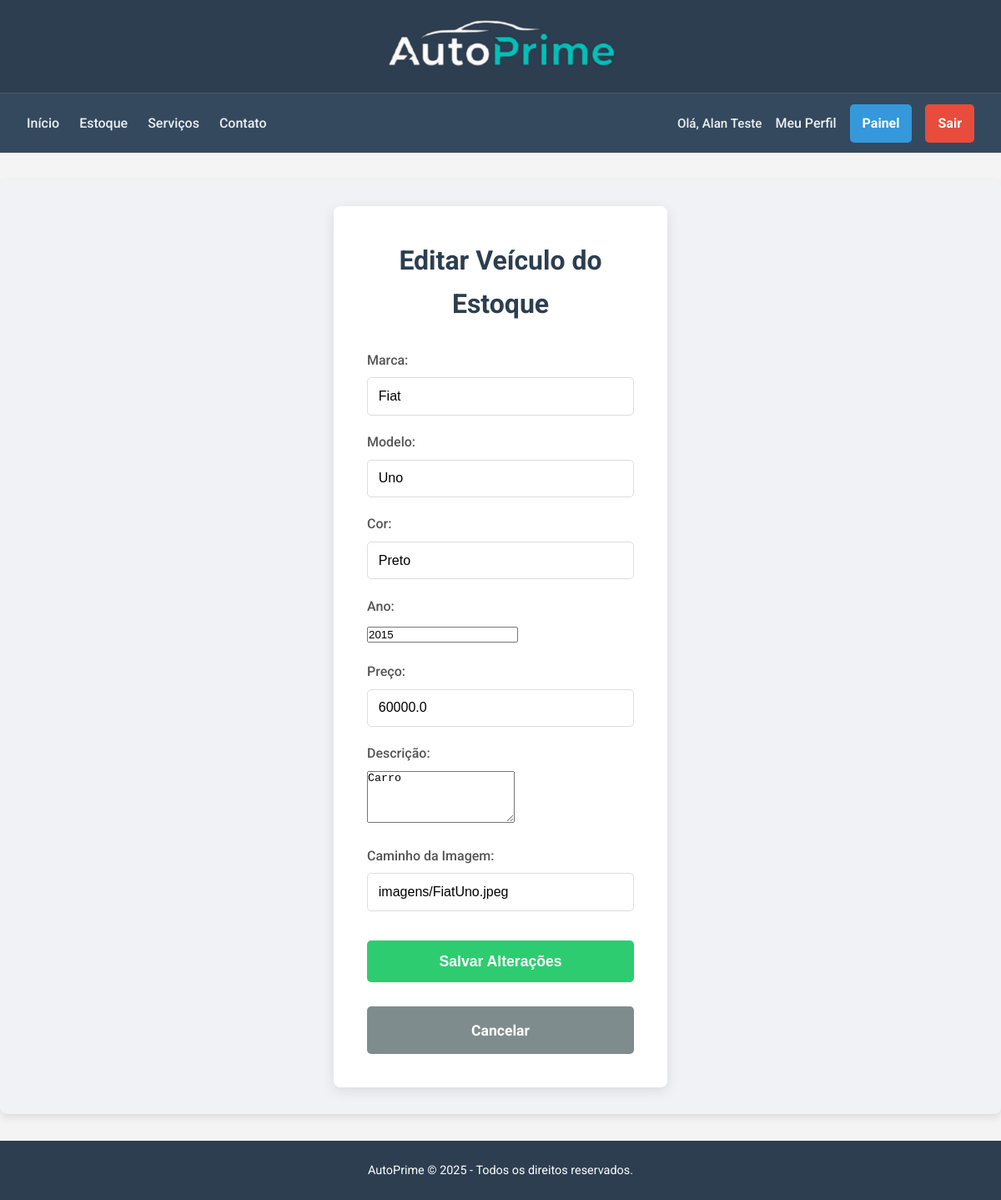
/admin/veiculos/editar/4 (signed in), run on the app's committed database.
### app.py (models this page shows)
class Estoque(db.Model):
    id = db.Column(db.Integer, primary_key=True)
    marca = db.Column(db.String(100), nullable=False)
    modelo = db.Column(db.String(100), nullable=False)
    ano = db.Column(db.Integer, nullable=False)
    preco = db.Column(db.Float, nullable=False)
    descricao = db.Column(db.Text, nullable=True)
    imagem_url = db.Column(db.String(200), nullable=False)
    cor = db.Column(db.String(50), nullable=False)
    status = db.Column(db.String(20), nullable=False, default='Disponível')

### app.py (the view, shortened to what this page needs)
@app.route('/admin/veiculos/editar/<int:veiculo_id>', methods=['GET', 'POST'])
@admin_required
def editar_veiculo(veiculo_id):
    veiculo = Estoque.query.get_or_404(veiculo_id)
    return render_template('editar_veiculo.html', veiculo=veiculo)

### app.py (called while the page is built)
def admin_required(f):
    @wraps(f)
    def decorated_function(*args, **kwargs):
        if not session.get('is_admin'):
            flash('Acesso negado. Você precisa ser um administrador para ver esta página.', 'error')
            return redirect(url_for('index'))
        return f(*args, **kwargs)
    return decorated_function

### templates/editar_veiculo.html (shortened to what this page needs)
{% extends "base.html" %}
{% block content %}
<main class="main-content form-page">
    <section class="form-section">
        <h2>Editar Veículo do Estoque</h2>
        <form action="{{ url_for('editar_veiculo', veiculo_id=veiculo.id) }}" method="POST" class="auth-form">
            <div class="form-group">
                <label for="marca">Marca:</label>
                <input type="text" id="marca" name="marca" required value="{{ veiculo.marca }}">
            </div>
            <div class="form-group">
                <label for="modelo">Modelo:</label>
                <input type="text" id="modelo" name="modelo" required value="{{ veiculo.modelo }}">
            </div>
            <div class="form-group">
                <label for="cor">Cor:</label>
                <input type="text" id="cor" name="cor" required value="{{ veiculo.cor }}">
            </div>
            <div class="form-group">
                <label for="ano">Ano:</label>
                <input type="number" id="ano" name="ano" required value="{{ veiculo.ano }}">
            </div>
            <div class="form-group">
                <label for="preco">Preço:</label>
                <input type="text" id="preco" name="preco" required value="{{ veiculo.preco }}">
            </div>
            <div class="form-group">
                <label for="descricao">Descrição:</label>
                <textarea id="descricao" name="descricao" rows="4">{{ veiculo.descricao }}</textarea>
            </div>
            <div class="form-group">
                <label for="imagem_url">Caminho da Imagem:</label>
                <input type="text" id="imagem_url" name="imagem_url" required value="{{ veiculo.imagem_url }}">
            </div>
            <button type="submit" class="btn btn-cadastro full-width">Salvar Alterações</button>
            <a href="{{ url_for('painel_admin') }}" class="btn btn-secondary full-width" style="margin-top: 10px;">Cancelar</a>
        </form>
    </section>
</main>
{% endblock %}

### static/css/style.css (style rules this page uses)
* { margin: 0; padding: 0; box-sizing: border-box; }
body { font-family: 'Roboto', sans-serif; line-height: 1.6; color: #333; background-color: #f4f4f4; display: flex; flex-direction: column; min-height: 100vh; }
.btn { display: inline-flex; justify-content: center; align-items: center; padding: 10px 15px; border-radius: 5px; text-decoration: none; font-weight: bold; transition: background-color 0.3s ease, color 0.3s ease; text-align: center; border: none; cursor: pointer; }
.btn-cadastro { background-color: #2ecc71; color: #fff; }
.btn-agendar, .btn-secondary { background-color: #34495e; color: white; }
.main-content { display: flex; flex-wrap: wrap; justify-content: center; gap: 2rem; padding: 2rem; max-width: 1200px; margin: 2rem auto; background-color: #fff; border-radius: 8px; box-shadow: 0 4px 10px rgba(0,0,0,0.1); flex-grow: 1; }

### static/css/form.css (style rules this page uses)
.form-page { display: flex; justify-content: center; align-items: center; min-height: 70vh; background-color: #f0f2f5; }
.form-section { background-color: #fff; padding: 2.5rem; border-radius: 8px; box-shadow: 0 4px 15px rgba(0,0,0,0.1); width: 100%; max-width: 400px; text-align: center; }
.form-section h2 { color: #2c3e50; margin-bottom: 1.8rem; font-size: 2rem; font-weight: 700; }
.auth-form { display: flex; flex-direction: column; gap: 1.2rem; }
.form-group { text-align: left; }
.form-group label { display: block; margin-bottom: 0.5rem; color: #555; font-weight: 500; }
.form-group input[type="email"], .form-group input[type="password"], .form-group input[type="text"] { width: 100%; padding: 0.8rem; border: 1px solid #ddd; border-radius: 5px; font-size: 1rem; transition: border-color 0.3s ease; }
.btn.full-width { width: 100%; padding: 0.9rem; font-size: 1.1rem; margin-top: 1rem; }
.btn-secondary { background-color: #7f8c8d; color: #fff; border: none; text-align: center; }

### data on the page
Estoque: marca "Fiat", modelo "Uno", cor "Preto", ano "2015", preco "60000.0", descricao "Carro", imagem_url "imagens/FiatUno.jpeg"

### other printed values
{{ session.get('user_name') }} "Alan Teste"
